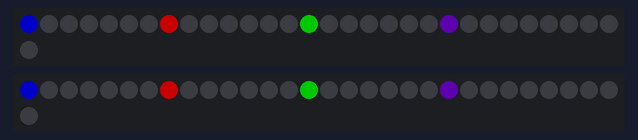
The sketch below on a simulated Arduino Uno, built with avr-gcc and run on an emulated ATmega328P. Shown: 2 × 31 RGB LEDs in strip order, left to right, continuing on the next row. Dim RGB values are drawn brighter than linear.

Above: at 0.01 s.
At 4.88 s:
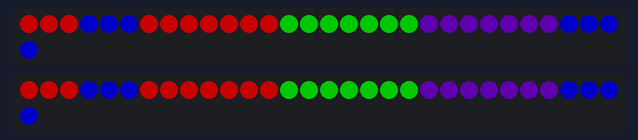
At 9.85 s:
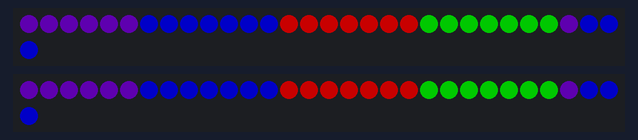
At 19.79 s:
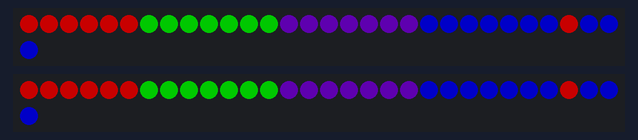
At 29.94 s:
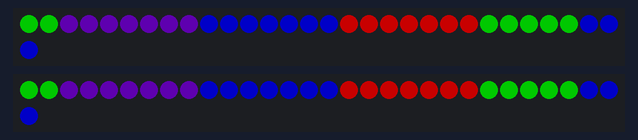
At 39.88 s:
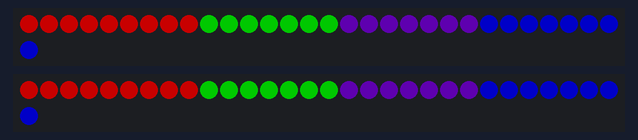

The sketch:

red_bull_rainbow_sign.ino
```cpp
#include <Adafruit_NeoPixel.h>

#define PIN 7
#define NEW_PIN 13
#define STRIP_SIZE  31  // 31 pixels per strip

Adafruit_NeoPixel strip = Adafruit_NeoPixel(STRIP_SIZE, PIN, NEO_GRB + NEO_KHZ800);
Adafruit_NeoPixel strip_2 = Adafruit_NeoPixel(STRIP_SIZE, NEW_PIN, NEO_GRB + NEO_KHZ800);


struct colors {

  uint8_t red;
  uint8_t green;
  uint8_t blue;
};


typedef enum
{
    STATE_RAINBOW,
} sign_state_t;


typedef enum
{
    black = 0,
    white,
    red,
    blue,
    green,
    orange,
    yellow,
    indigo,
    violet,
    cyan,
    magenta,
    lime,
    maroon,
    olive,
    chocolate,
    gold,
} color_list_e;


colors ch[20];
sign_state_t sign_state = STATE_RAINBOW;
color_list_e c1 = blue;
color_list_e c2 = red;
color_list_e c3 = green;
color_list_e c4 = indigo;
uint8_t i = 0;

void set_all_pixels(color_list_e color);


void init_colors(void) {
    // black
    ch[0].red = 0;
    ch[0].green = 0;
    ch[0].blue = 0;
    // white
    ch[1].red = 255;
    ch[1].green = 255;
    ch[1].blue = 255;
    // red
    ch[2].red = 255;
    ch[2].green = 0;
    ch[2].blue = 0;
    // blue
    ch[3].red = 0;
    ch[3].green = 0;
    ch[3].blue = 255;
    // green
    ch[4].red = 0;
    ch[4].green = 255;
    ch[4].blue = 0;
    // orange
    ch[5].red = 255;
    ch[5].green = 165;
    ch[5].blue = 0;
    // yellow
    ch[6].red = 255;
    ch[6].green = 255;
    ch[6].blue = 0;
    // indigo
    ch[7].red = 75;
    ch[7].green = 0;
    ch[7].blue = 138;
    // violet
    ch[8].red = 238;
    ch[8].green = 138;
    ch[8].blue = 238;
    // cyan
    ch[9].red = 0;
    ch[9].green = 255;
    ch[9].blue = 255;
    // magenta
    ch[10].red = 255;
    ch[10].green = 0;
    ch[10].blue = 255;
    // lime
    ch[11].red = 0;
    ch[11].green = 255;
    ch[11].blue = 0;
    // maroon
    ch[12].red = 128;
    ch[12].green = 0;
    ch[12].blue = 0;
    // olive
    ch[13].red = 128;
    ch[13].green = 128;
    ch[13].blue = 0;
    // chocolate
    ch[14].red = 210;
    ch[14].green = 105;
    ch[14].blue = 30;
    // gold
    ch[15].red = 255;
    ch[15].green = 215;
    ch[15].blue = 0;
    for(int i = 0; i < STRIP_SIZE; i++)
    {
        strip.setPixelColor(i, ch[black].red, ch[black].green, ch[black].blue);
        strip_2.setPixelColor(i, ch[black].red, ch[black].green, ch[black].blue);
    }
}


void set_all_pixels(color_list_e color)
{
    for(int i = 0; i < 144; i++)
    {
        strip.setPixelColor(i, ch[color].red, ch[color].green, ch[color].blue);
        strip_2.setPixelColor(i, ch[color].red, ch[color].green, ch[color].blue);
    }
}


void setup(void)
{
    strip.setBrightness(100);
    strip.begin();
    strip.show(); // Initialize all pixels to 'off'
    strip_2.setBrightness(100);
    strip_2.begin();
    strip_2.show();
    init_colors();
}


void loop(void)
{
    switch(sign_state)
    {
        case STATE_RAINBOW:
                if (i < (STRIP_SIZE / 4))
                {
                    strip.setPixelColor(i, ch[c1].red, ch[c1].green, ch[c1].blue);
                    strip_2.setPixelColor(i, ch[c1].red, ch[c1].green, ch[c1].blue);
                    strip.setPixelColor(i + (STRIP_SIZE / 4), ch[c2].red, ch[c2].green, ch[c2].blue);
                    strip_2.setPixelColor(i + (STRIP_SIZE / 4), ch[c2].red, ch[c2].green, ch[c2].blue);
                    strip.setPixelColor(i + 2*(STRIP_SIZE / 4), ch[c3].red, ch[c3].green, ch[c3].blue);
                    strip_2.setPixelColor(i + 2*(STRIP_SIZE / 4), ch[c3].red, ch[c3].green, ch[c3].blue);
                    strip.setPixelColor(i + 3*(STRIP_SIZE / 4), ch[c4].red, ch[c4].green, ch[c4].blue);
                    strip_2.setPixelColor(i + 3*(STRIP_SIZE / 4), ch[c4].red, ch[c4].green, ch[c4].blue);
                }
                else if ((i >= (STRIP_SIZE / 4)) && (i < 2*(STRIP_SIZE / 4)))
                {
                    strip.setPixelColor(i - (STRIP_SIZE / 4), ch[c4].red, ch[c4].green, ch[c4].blue);
                    strip_2.setPixelColor(i - (STRIP_SIZE / 4), ch[c4].red, ch[c4].green, ch[c4].blue);
                    strip.setPixelColor(i, ch[c1].red, ch[c1].green, ch[c1].blue);
                    strip_2.setPixelColor(i, ch[c1].red, ch[c1].green, ch[c1].blue);
                    strip.setPixelColor(i + (STRIP_SIZE / 4), ch[c2].red, ch[c2].green, ch[c2].blue);
                    strip_2.setPixelColor(i + (STRIP_SIZE / 4), ch[c2].red, ch[c2].green, ch[c2].blue);
                    strip.setPixelColor(i + 2*(STRIP_SIZE / 4), ch[c3].red, ch[c3].green, ch[c3].blue);
                    strip_2.setPixelColor(i + 2*(STRIP_SIZE / 4), ch[c3].red, ch[c3].green, ch[c3].blue);
                }
                else if ((i >= 2*(STRIP_SIZE / 4)) && (i < 3*(STRIP_SIZE / 4)))
                {
                    strip.setPixelColor(i - 2*(STRIP_SIZE / 4), ch[c3].red, ch[c3].green, ch[c3].blue);
                    strip_2.setPixelColor(i - 2*(STRIP_SIZE / 4), ch[c3].red, ch[c3].green, ch[c3].blue);
                    strip.setPixelColor(i - (STRIP_SIZE / 4), ch[c4].red, ch[c4].green, ch[c4].blue);
                    strip_2.setPixelColor(i - (STRIP_SIZE / 4), ch[c4].red, ch[c4].green, ch[c4].blue);
                    strip.setPixelColor(i, ch[c1].red, ch[c1].green, ch[c1].blue);
                    strip_2.setPixelColor(i, ch[c1].red, ch[c1].green, ch[c1].blue);
                    strip.setPixelColor(i + (STRIP_SIZE / 4), ch[c2].red, ch[c2].green, ch[c2].blue);
                    strip_2.setPixelColor(i + (STRIP_SIZE / 4), ch[c2].red, ch[c2].green, ch[c2].blue);
                }
                else
                {
                    strip.setPixelColor(i - 3*(STRIP_SIZE / 4), ch[c2].red, ch[c2].green, ch[c2].blue);
                    strip_2.setPixelColor(i - 3*(STRIP_SIZE / 4), ch[c2].red, ch[c2].green, ch[c2].blue);
                    strip.setPixelColor(i - 2*(STRIP_SIZE / 4), ch[c3].red, ch[c3].green, ch[c3].blue);
                    strip_2.setPixelColor(i - 2*(STRIP_SIZE / 4), ch[c3].red, ch[c3].green, ch[c3].blue);
                    strip.setPixelColor(i - (STRIP_SIZE / 4), ch[c4].red, ch[c4].green, ch[c4].blue);
                    strip_2.setPixelColor(i - (STRIP_SIZE / 4), ch[c4].red, ch[c4].green, ch[c4].blue);
                    strip.setPixelColor(i, ch[c1].red, ch[c1].green, ch[c1].blue);
                    strip_2.setPixelColor(i, ch[c1].red, ch[c1].green, ch[c1].blue);
                }
                strip.show();
                strip_2.show();
                delay(50);
                i++;
                if (i > STRIP_SIZE) i = 3;
        break;
        default:
        break;
    }
}
```

red_bull_rainbow_sign.cpp
```cpp
#include <Adafruit_NeoPixel.h>

#define PIN 7
#define NEW_PIN 13
#define STRIP_SIZE  31  // 31 pixels per strip

Adafruit_NeoPixel strip = Adafruit_NeoPixel(STRIP_SIZE, PIN, NEO_GRB + NEO_KHZ800);
Adafruit_NeoPixel strip_2 = Adafruit_NeoPixel(STRIP_SIZE, NEW_PIN, NEO_GRB + NEO_KHZ800);


struct colors {

  uint8_t red;
  uint8_t green;
  uint8_t blue;
};


typedef enum
{
    STATE_RAINBOW,
} sign_state_t;


typedef enum
{
    black = 0,
    white,
    red,
    blue,
    green,
    orange,
    yellow,
    indigo,
    violet,
    cyan,
    magenta,
    lime,
    maroon,
    olive,
    chocolate,
    gold,
} color_list_e;


colors ch[20];
sign_state_t sign_state = STATE_RAINBOW;
color_list_e c1 = blue;
color_list_e c2 = red;
color_list_e c3 = green;
color_list_e c4 = indigo;
uint8_t i = 0;

void set_all_pixels(color_list_e color);


void init_colors(void) {
    // black
    ch[0].red = 0;
    ch[0].green = 0;
    ch[0].blue = 0;
    // white
    ch[1].red = 255;
    ch[1].green = 255;
    ch[1].blue = 255;
    // red
    ch[2].red = 255;
    ch[2].green = 0;
    ch[2].blue = 0;
    // blue
    ch[3].red = 0;
    ch[3].green = 0;
    ch[3].blue = 255;
    // green
    ch[4].red = 0;
    ch[4].green = 255;
    ch[4].blue = 0;
    // orange
    ch[5].red = 255;
    ch[5].green = 165;
    ch[5].blue = 0;
    // yellow
    ch[6].red = 255;
    ch[6].green = 255;
    ch[6].blue = 0;
    // indigo
    ch[7].red = 75;
    ch[7].green = 0;
    ch[7].blue = 138;
    // violet
    ch[8].red = 238;
    ch[8].green = 138;
    ch[8].blue = 238;
    // cyan
    ch[9].red = 0;
    ch[9].green = 255;
    ch[9].blue = 255;
    // magenta
    ch[10].red = 255;
    ch[10].green = 0;
    ch[10].blue = 255;
    // lime
    ch[11].red = 0;
    ch[11].green = 255;
    ch[11].blue = 0;
    // maroon
    ch[12].red = 128;
    ch[12].green = 0;
    ch[12].blue = 0;
    // olive
    ch[13].red = 128;
    ch[13].green = 128;
    ch[13].blue = 0;
    // chocolate
    ch[14].red = 210;
    ch[14].green = 105;
    ch[14].blue = 30;
    // gold
    ch[15].red = 255;
    ch[15].green = 215;
    ch[15].blue = 0;
    for(int i = 0; i < STRIP_SIZE; i++)
    {
        strip.setPixelColor(i, ch[black].red, ch[black].green, ch[black].blue);
        strip_2.setPixelColor(i, ch[black].red, ch[black].green, ch[black].blue);
    }
}


void set_all_pixels(color_list_e color)
{
    for(int i = 0; i < 144; i++)
    {
        strip.setPixelColor(i, ch[color].red, ch[color].green, ch[color].blue);
        strip_2.setPixelColor(i, ch[color].red, ch[color].green, ch[color].blue);
    }
}


void setup(void)
{
    strip.setBrightness(100);
    strip.begin();
    strip.show(); // Initialize all pixels to 'off'
    strip_2.setBrightness(100);
    strip_2.begin();
    strip_2.show();
    init_colors();
}


void loop(void)
{
    switch(sign_state)
    {
        case STATE_RAINBOW:
                if (i < (STRIP_SIZE / 4))
                {
                    strip.setPixelColor(i, ch[c1].red, ch[c1].green, ch[c1].blue);
                    strip_2.setPixelColor(i, ch[c1].red, ch[c1].green, ch[c1].blue);
                    strip.setPixelColor(i + (STRIP_SIZE / 4), ch[c2].red, ch[c2].green, ch[c2].blue);
                    strip_2.setPixelColor(i + (STRIP_SIZE / 4), ch[c2].red, ch[c2].green, ch[c2].blue);
                    strip.setPixelColor(i + 2*(STRIP_SIZE / 4), ch[c3].red, ch[c3].green, ch[c3].blue);
                    strip_2.setPixelColor(i + 2*(STRIP_SIZE / 4), ch[c3].red, ch[c3].green, ch[c3].blue);
                    strip.setPixelColor(i + 3*(STRIP_SIZE / 4), ch[c4].red, ch[c4].green, ch[c4].blue);
                    strip_2.setPixelColor(i + 3*(STRIP_SIZE / 4), ch[c4].red, ch[c4].green, ch[c4].blue);
                }
                else if ((i >= (STRIP_SIZE / 4)) && (i < 2*(STRIP_SIZE / 4)))
                {
                    strip.setPixelColor(i - (STRIP_SIZE / 4), ch[c4].red, ch[c4].green, ch[c4].blue);
                    strip_2.setPixelColor(i - (STRIP_SIZE / 4), ch[c4].red, ch[c4].green, ch[c4].blue);
                    strip.setPixelColor(i, ch[c1].red, ch[c1].green, ch[c1].blue);
                    strip_2.setPixelColor(i, ch[c1].red, ch[c1].green, ch[c1].blue);
                    strip.setPixelColor(i + (STRIP_SIZE / 4), ch[c2].red, ch[c2].green, ch[c2].blue);
                    strip_2.setPixelColor(i + (STRIP_SIZE / 4), ch[c2].red, ch[c2].green, ch[c2].blue);
                    strip.setPixelColor(i + 2*(STRIP_SIZE / 4), ch[c3].red, ch[c3].green, ch[c3].blue);
                    strip_2.setPixelColor(i + 2*(STRIP_SIZE / 4), ch[c3].red, ch[c3].green, ch[c3].blue);
                }
                else if ((i >= 2*(STRIP_SIZE / 4)) && (i < 3*(STRIP_SIZE / 4)))
                {
                    strip.setPixelColor(i - 2*(STRIP_SIZE / 4), ch[c3].red, ch[c3].green, ch[c3].blue);
                    strip_2.setPixelColor(i - 2*(STRIP_SIZE / 4), ch[c3].red, ch[c3].green, ch[c3].blue);
                    strip.setPixelColor(i - (STRIP_SIZE / 4), ch[c4].red, ch[c4].green, ch[c4].blue);
                    strip_2.setPixelColor(i - (STRIP_SIZE / 4), ch[c4].red, ch[c4].green, ch[c4].blue);
                    strip.setPixelColor(i, ch[c1].red, ch[c1].green, ch[c1].blue);
                    strip_2.setPixelColor(i, ch[c1].red, ch[c1].green, ch[c1].blue);
                    strip.setPixelColor(i + (STRIP_SIZE / 4), ch[c2].red, ch[c2].green, ch[c2].blue);
                    strip_2.setPixelColor(i + (STRIP_SIZE / 4), ch[c2].red, ch[c2].green, ch[c2].blue);
                }
                else
                {
                    strip.setPixelColor(i - 3*(STRIP_SIZE / 4), ch[c2].red, ch[c2].green, ch[c2].blue);
                    strip_2.setPixelColor(i - 3*(STRIP_SIZE / 4), ch[c2].red, ch[c2].green, ch[c2].blue);
                    strip.setPixelColor(i - 2*(STRIP_SIZE / 4), ch[c3].red, ch[c3].green, ch[c3].blue);
                    strip_2.setPixelColor(i - 2*(STRIP_SIZE / 4), ch[c3].red, ch[c3].green, ch[c3].blue);
                    strip.setPixelColor(i - (STRIP_SIZE / 4), ch[c4].red, ch[c4].green, ch[c4].blue);
                    strip_2.setPixelColor(i - (STRIP_SIZE / 4), ch[c4].red, ch[c4].green, ch[c4].blue);
                    strip.setPixelColor(i, ch[c1].red, ch[c1].green, ch[c1].blue);
                    strip_2.setPixelColor(i, ch[c1].red, ch[c1].green, ch[c1].blue);
                }
                strip.show();
                strip_2.show();
                delay(50);
                i++;
                if (i > STRIP_SIZE) i = 3;
        break;
        default:
        break;
    }
}
```
